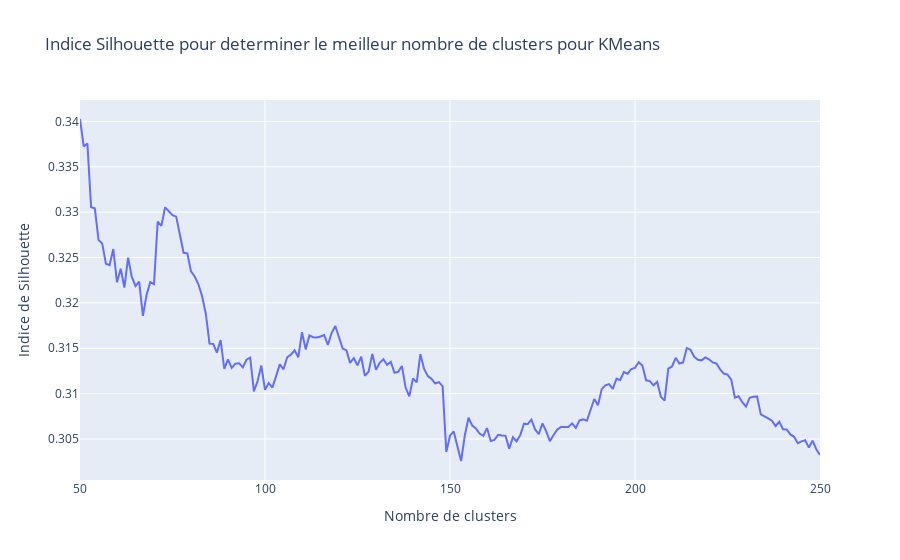

The cell this chart's notebook holds for it:
### Code cell
from sklearn.metrics import silhouette_score
from sklearn.cluster import KMeans

# Calculer l'indice de silhouette pour différents nombres de clusters
silhouette_scores = []
for k in range(50, 251):
    kmeans = KMeans(n_clusters=k, random_state=0).fit(stations[['convlat', 'convlon']])
    silhouette_scores.append(silhouette_score(stations[['convlat', 'convlon']], kmeans.labels_))

# Tracer la courbe de l'indice de silhouette
px.line(x=range(50, 251), y=silhouette_scores, labels={'x' : 'Nombre de clusters', 'y' : 'Indice de Silhouette'}, title='Indice Silhouette pour determiner le meilleur nombre de clusters pour KMeans').show()

### Figure 1 — Plotly figure (JSON) as saved in the notebook; plotly's stock layout.template omitted (floating-point values rounded to 4 significant figures; data arrays with more than 128 entries replaced by an {"elided": "..."} marker saying what was removed)
{"data": [{"hovertemplate": "Nombre de clusters=%{x}<br>Indice de Silhouette=%{y}<extra></extra>", "legendgroup": "", "line": {"color": "#636efa", "dash": "solid"}, "marker": {"symbol": "circle"}, "mode": "lines", "name": "", "orientation": "v", "showlegend": false, "type": "scatter", "x": {"elided": "201 int values"}, "xaxis": "x", "y": {"elided": "201 float values"}, "yaxis": "y"}], "layout": {"legend": {"tracegroupgap": 0}, "title": {"text": "Indice Silhouette pour determiner le meilleur nombre de clusters pour KMeans"}, "xaxis": {"anchor": "y", "domain": [0, 1], "title": {"text": "Nombre de clusters"}}, "yaxis": {"anchor": "x", "domain": [0, 1], "title": {"text": "Indice de Silhouette"}}}}
